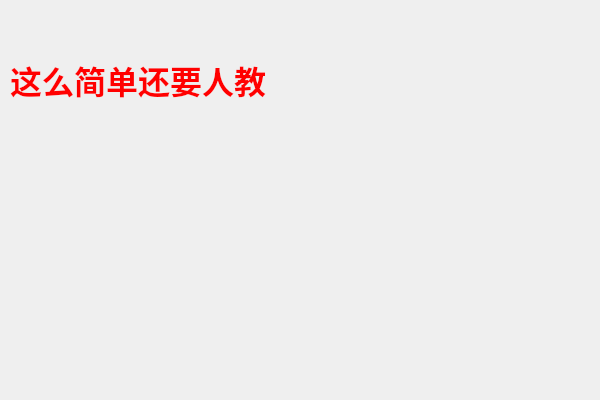
<?xml version="1.0" encoding="UTF-8"?>
<ui version="4.0">
 <class>GameHelpDialogClass</class>
 <widget class="QDialog" name="GameHelpDialogClass">
  <property name="geometry">
   <rect>
    <x>0</x>
    <y>0</y>
    <width>600</width>
    <height>400</height>
   </rect>
  </property>
  <property name="windowTitle">
   <string>GameHelpDialog</string>
  </property>
  <property name="styleSheet">
   <string notr="true">#GameHelpDialogClass{border-image: url(:/QtMatchingGame/res/help.jpg);}</string>
  </property>
  <widget class="QLabel" name="label">
   <property name="geometry">
    <rect>
     <x>10</x>
     <y>20</y>
     <width>281</width>
     <height>121</height>
    </rect>
   </property>
   <property name="font">
    <font>
     <pointsize>24</pointsize>
     <bold>true</bold>
    </font>
   </property>
   <property name="text">
    <string>&lt;html&gt;&lt;head/&gt;&lt;body&gt;&lt;p&gt;&lt;span style=&quot; color:#ff0000;&quot;&gt;这么简单还要人教&lt;/span&gt;&lt;/p&gt;&lt;/body&gt;&lt;/html&gt;</string>
   </property>
  </widget>
 </widget>
 <layoutdefault spacing="6" margin="11"/>
 <resources/>
 <connections/>
</ui>
